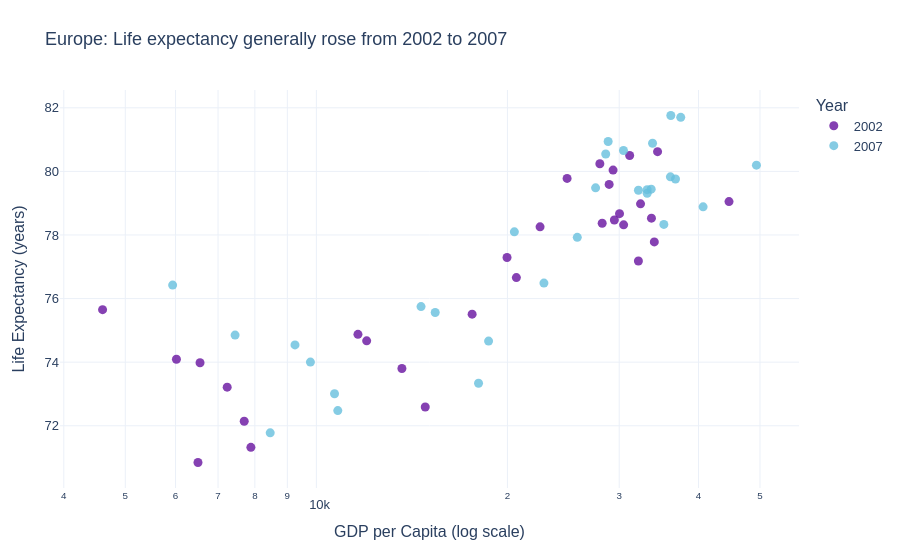

The notebook cell this image was saved under:
### Markdown cell above
## Task 1 — Scatter: life expectancy change over time

**What to build:** A scatter showing **GDP per capita vs life expectancy** for **two years** (2002 and 2007) to show how both moved — use **colour for year** (just 2 colours), **one continent only**.

Choose any continent except Africa (that was the example). Highlight the change direction.

> 💡 Filter: `df.loc[df['continent'] == 'YOUR_CHOICE']` then filter years

### Code cell
# Task 1

import plotly.express as px

# Filter Europe for 2002 and 2007
europe = df.loc[
    (df["continent"] == "Europe") &
    (df["year"].isin([2002, 2007]))
].copy()

# Convert year to string so the colour map matches
europe["year"] = europe["year"].astype(str)

# Create the scatter plot
fig = px.scatter(
    data_frame=europe,
    x="gdpPercap",
    y="lifeExp",
    color="year",
    color_discrete_map={
        "2002": "#66119F",
        "2007": "#67BFDD"
    },
    hover_name="country",
    template="plotly_white",
    log_x=True,
    labels={
        "gdpPercap": "GDP per Capita (log scale)",
        "lifeExp": "Life Expectancy (years)",
        "year": "Year"
    },
    title="Europe: Life expectancy generally rose from 2002 to 2007"
)

fig.update_traces(
    marker=dict(size=9, opacity=0.8)
)

# Add an annotation explaining the change
fig.add_annotation(
    x=20000,
    y=78,
    text="Many European countries gained<br>life expectancy by 2007",
    showarrow=True,
    arrowhead=2,
    arrowcolor="#66119F",
    ax=70,
    ay=-40,
    bgcolor="white",
    bordercolor="#66119F",
    borderwidth=1,
    borderpad=4
)

# Improve layout
fig.update_layout(
    font=dict(family="Arial", size=13),
    legend=dict(title="Year"),
    height=550,
    margin=dict(l=60, r=30, t=90, b=60)
)

fig.show()

### Figure 1 — Plotly figure (JSON) as saved in the notebook; plotly's stock layout.template omitted (floating-point values rounded to 4 significant figures)
{"data": [{"hovertemplate": "<b>%{hovertext}</b><br><br>Year=2002<br>GDP per Capita (log scale)=%{x}<br>Life Expectancy (years)=%{y}<extra></extra>", "hovertext": ["Albania", "Austria", "Belgium", "Bosnia and Herzegovina", "Bulgaria", "Croatia", "Czech Republic", "Denmark", "Finland", "France", "Germany", "Greece", "Hungary", "Iceland", "Ireland", "Italy", "Montenegro", "Netherlands", "Norway", "Poland", "Portugal", "Romania", "Serbia", "Slovak Republic", "Slovenia", "Spain", "Sweden", "Switzerland", "Turkey", "United Kingdom"], "legendgroup": "2002", "marker": {"color": "#66119F", "opacity": 0.8, "size": 9, "symbol": "circle"}, "mode": "markers", "name": "2002", "orientation": "v", "showlegend": true, "type": "scatter", "x": [4604.0, 32420.0, 30490.0, 6019.0, 7697.0, 11630.0, 17600.0, 32170.0, 28200.0, 28930.0, 30040.0, 22510.0, 14840.0, 31160.0, 34080.0, 27970.0, 6557.0, 33720.0, 44680.0, 12000.0, 19970.0, 7885.0, 7236.0, 13640.0, 20660.0, 24840.0, 29340.0, 34480.0, 6508.0, 29480.0], "xaxis": "x", "y": [75.65, 78.98, 78.32, 74.09, 72.14, 74.88, 75.51, 77.18, 78.37, 79.59, 78.67, 78.26, 72.59, 80.5, 77.78, 80.24, 73.98, 78.53, 79.05, 74.67, 77.29, 71.32, 73.21, 73.8, 76.66, 79.78, 80.04, 80.62, 70.84, 78.47], "yaxis": "y"}, {"hovertemplate": "<b>%{hovertext}</b><br><br>Year=2007<br>GDP per Capita (log scale)=%{x}<br>Life Expectancy (years)=%{y}<extra></extra>", "hovertext": ["Albania", "Austria", "Belgium", "Bosnia and Herzegovina", "Bulgaria", "Croatia", "Czech Republic", "Denmark", "Finland", "France", "Germany", "Greece", "Hungary", "Iceland", "Ireland", "Italy", "Montenegro", "Netherlands", "Norway", "Poland", "Portugal", "Romania", "Serbia", "Slovak Republic", "Slovenia", "Spain", "Sweden", "Switzerland", "Turkey", "United Kingdom"], "legendgroup": "2007", "marker": {"color": "#67BFDD", "opacity": 0.8, "size": 9, "symbol": "circle"}, "mode": "markers", "name": "2007", "orientation": "v", "showlegend": true, "type": "scatter", "x": [5937.0, 36130.0, 33690.0, 7446.0, 10680.0, 14620.0, 22830.0, 35280.0, 33210.0, 30470.0, 32170.0, 27540.0, 18010.0, 36180.0, 40680.0, 28570.0, 9254.0, 36800.0, 49360.0, 15390.0, 20510.0, 10810.0, 9787.0, 18680.0, 25770.0, 28820.0, 33860.0, 37510.0, 8458.0, 33200.0], "xaxis": "x", "y": [76.42, 79.83, 79.44, 74.85, 73.0, 75.75, 76.49, 78.33, 79.31, 80.66, 79.41, 79.48, 73.34, 81.76, 78.89, 80.55, 74.54, 79.76, 80.2, 75.56, 78.1, 72.48, 74.0, 74.66, 77.93, 80.94, 80.88, 81.7, 71.78, 79.42], "yaxis": "y"}], "layout": {"annotations": [{"arrowcolor": "#66119F", "arrowhead": 2, "ax": 70, "ay": -40, "bgcolor": "white", "bordercolor": "#66119F", "borderpad": 4, "borderwidth": 1, "showarrow": true, "text": "Many European countries gained<br>life expectancy by 2007", "x": 20000, "y": 78}], "font": {"family": "Arial", "size": 13}, "height": 550, "legend": {"title": {"text": "Year"}, "tracegroupgap": 0}, "margin": {"b": 60, "l": 60, "r": 30, "t": 90}, "title": {"text": "Europe: Life expectancy generally rose from 2002 to 2007"}, "xaxis": {"anchor": "y", "domain": [0, 1], "title": {"text": "GDP per Capita (log scale)"}, "type": "log"}, "yaxis": {"anchor": "x", "domain": [0, 1], "title": {"text": "Life Expectancy (years)"}}}}
